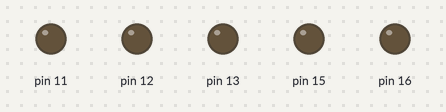
Simulated run of this program. Board: Raspberry Pi (header pin numbers). Parts: output pins drawn as LEDs (lit = HIGH). At 2.0 s the program stops and its outputs stay as they are.

Above: at 0.1 s.
At 1.85 s:
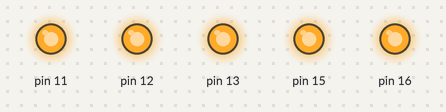
Timing chart, 0 to 3.0 s (numbered marks = the images above):
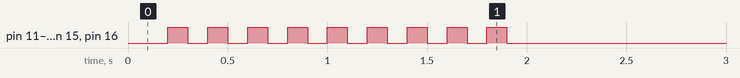

Measured:
- by itself, pin 11–13, pin 15, pin 16: alternates HIGH for 0.10 s and LOW for 0.10 s, 18 changes in all, then stays LOW

The program:

blink.py
```python
#!/usr/bin/python3

import RPi.GPIO as g
import time

g.setmode(g.BOARD)
g.setwarnings(False)

pins = [11, 12, 13, 15, 16]

go = g.output
gs = g.setup

[gs(pin, 0) for pin in pins]

def all(on=0):
  [go(pin, on) for pin in pins]

def blink():
  for i in range(20):
    time.sleep(.1)
    all(i % 2)

blink()
all()
```
